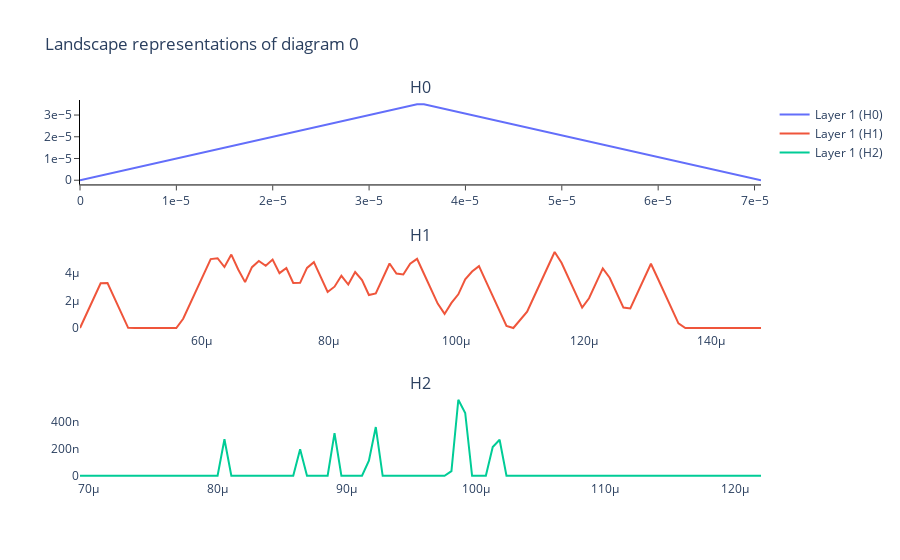

Write notebook code for a chart like this one.
### Code cell
landscape = PL.fit_transform(train_short_persistence_diagrams_label_7)
PL.plot(landscape)
